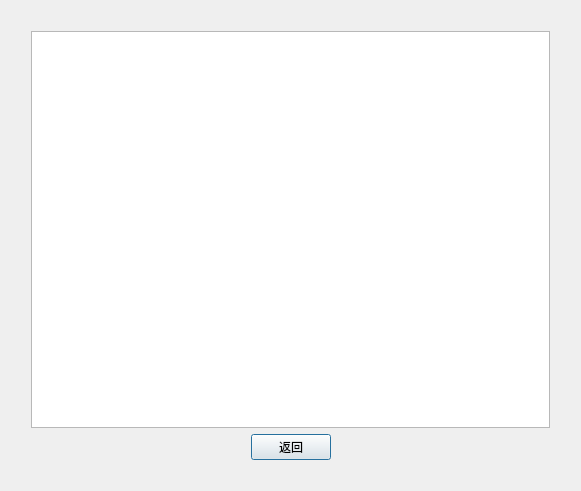
<?xml version="1.0" encoding="UTF-8"?>
<ui version="4.0">
 <class>namelistshow</class>
 <widget class="QDialog" name="namelistshow">
  <property name="geometry">
   <rect>
    <x>0</x>
    <y>0</y>
    <width>581</width>
    <height>491</height>
   </rect>
  </property>
  <property name="windowTitle">
   <string>Dialog</string>
  </property>
  <layout class="QGridLayout" name="gridLayout">
   <item row="0" column="2">
    <spacer name="verticalSpacer_2">
     <property name="orientation">
      <enum>Qt::Vertical</enum>
     </property>
     <property name="sizeType">
      <enum>QSizePolicy::Fixed</enum>
     </property>
     <property name="sizeHint" stdset="0">
      <size>
       <width>20</width>
       <height>20</height>
      </size>
     </property>
    </spacer>
   </item>
   <item row="1" column="0">
    <spacer name="horizontalSpacer">
     <property name="orientation">
      <enum>Qt::Horizontal</enum>
     </property>
     <property name="sizeType">
      <enum>QSizePolicy::Fixed</enum>
     </property>
     <property name="sizeHint" stdset="0">
      <size>
       <width>20</width>
       <height>20</height>
      </size>
     </property>
    </spacer>
   </item>
   <item row="1" column="1" colspan="2">
    <widget class="QTableView" name="tableView"/>
   </item>
   <item row="1" column="3">
    <spacer name="horizontalSpacer_2">
     <property name="orientation">
      <enum>Qt::Horizontal</enum>
     </property>
     <property name="sizeType">
      <enum>QSizePolicy::Fixed</enum>
     </property>
     <property name="sizeHint" stdset="0">
      <size>
       <width>20</width>
       <height>20</height>
      </size>
     </property>
    </spacer>
   </item>
   <item row="2" column="1" colspan="2">
    <layout class="QHBoxLayout" name="horizontalLayout">
     <item>
      <spacer name="horizontalSpacer_3">
       <property name="orientation">
        <enum>Qt::Horizontal</enum>
       </property>
       <property name="sizeHint" stdset="0">
        <size>
         <width>40</width>
         <height>20</height>
        </size>
       </property>
      </spacer>
     </item>
     <item>
      <widget class="QPushButton" name="pushButton">
       <property name="text">
        <string>返回</string>
       </property>
      </widget>
     </item>
     <item>
      <spacer name="horizontalSpacer_4">
       <property name="orientation">
        <enum>Qt::Horizontal</enum>
       </property>
       <property name="sizeHint" stdset="0">
        <size>
         <width>40</width>
         <height>20</height>
        </size>
       </property>
      </spacer>
     </item>
    </layout>
   </item>
   <item row="3" column="1">
    <spacer name="verticalSpacer">
     <property name="orientation">
      <enum>Qt::Vertical</enum>
     </property>
     <property name="sizeType">
      <enum>QSizePolicy::Fixed</enum>
     </property>
     <property name="sizeHint" stdset="0">
      <size>
       <width>20</width>
       <height>20</height>
      </size>
     </property>
    </spacer>
   </item>
  </layout>
 </widget>
 <resources/>
 <connections>
  <connection>
   <sender>pushButton</sender>
   <signal>clicked()</signal>
   <receiver>namelistshow</receiver>
   <slot>close()</slot>
   <hints>
    <hint type="sourcelabel">
     <x>196</x>
     <y>253</y>
    </hint>
    <hint type="destinationlabel">
     <x>199</x>
     <y>149</y>
    </hint>
   </hints>
  </connection>
 </connections>
</ui>
